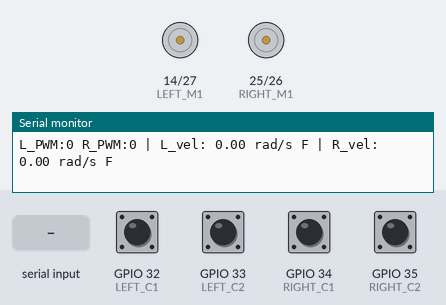
The sketch below on a simulated ESP32. On the bench: motor-driver pin pairs drawn as motors (green arrow = first pin HIGH = forward, orange = second pin HIGH = backward, longer = more drive, scaled by the enable pin), the last lines printed to the serial monitor. Inputs (shaded band) come from the test bench; at power-on: GPIO 32 (LEFT_C1), GPIO 33 (LEFT_C2), GPIO 34 (RIGHT_C1), GPIO 35 (RIGHT_C2) LOW.

Above: at 1.2 s.
1.3 s: "stop 1\n" received over Serial
At 2.5 s:
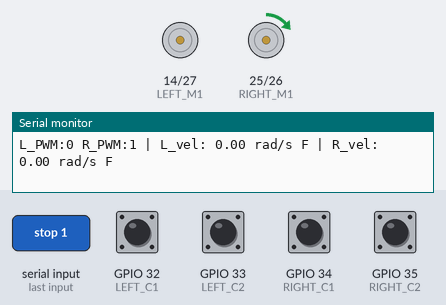
2.8 s: "90 45\n" received over Serial
At 3.7 s:
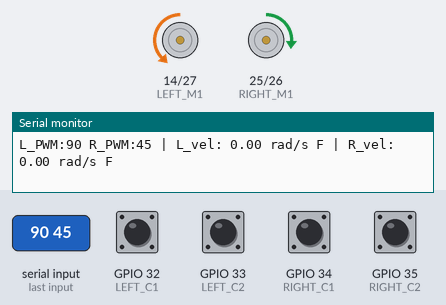
4.3 s: "stop 150\n" received over Serial
At 4.8 s:
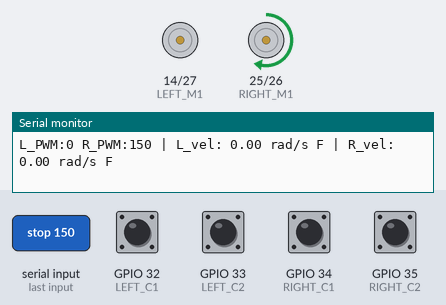
5.8 s: "30 150\n" received over Serial
At 7.0 s:
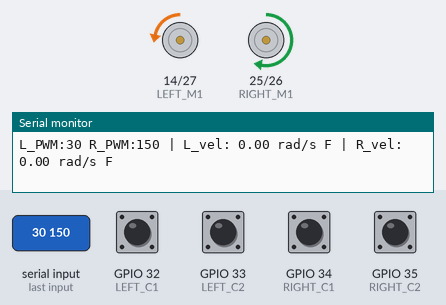
7.3 s: "1 90\n" received over Serial
At 8.4 s:
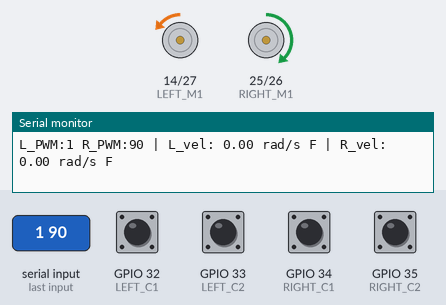
Timing chart, 0 to 10.3 s (numbered marks = the images above; inputs shaded):
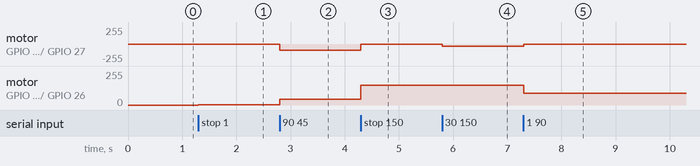

Measured:
- after the input at 1.3 s, motor on GPIO 25 (RIGHT_M1) / GPIO 26 (RIGHT_M2): stopped → forward 1/255 at once
- after the input at 2.8 s, motor on GPIO 14 (LEFT_M1) / GPIO 27 (LEFT_M2): stopped → backward 90/255 at once; motor on GPIO 25 (RIGHT_M1) / GPIO 26 (RIGHT_M2): forward 1/255 → forward 45/255 at once
- after the input at 4.3 s, motor on GPIO 14 (LEFT_M1) / GPIO 27 (LEFT_M2): backward 90/255 → stopped at once; motor on GPIO 25 (RIGHT_M1) / GPIO 26 (RIGHT_M2): forward 45/255 → forward 149/255 at once
- after the input at 5.8 s, motor on GPIO 14 (LEFT_M1) / GPIO 27 (LEFT_M2): stopped → backward 30/255 at once
- after the input at 7.3 s, motor on GPIO 14 (LEFT_M1) / GPIO 27 (LEFT_M2): backward 30/255 → backward 1/255 at once; motor on GPIO 25 (RIGHT_M1) / GPIO 26 (RIGHT_M2): forward 149/255 → forward 90/255 at once

The sketch:

Motor_and_hall.ino
```cpp
// Two motors with Hall C1/C2 + Motor Outputs
// ESP32 Arduino
//L298N IS LEFT SIDE

// ---------- Hall Inputs ----------
const int RIGHT_C1 = 34;
const int RIGHT_C2 = 35;
const int LEFT_C1 = 32;
const int LEFT_C2 = 33;

// Counter variables for each channel
volatile long rightCount = 0;
volatile long leftCount = 0;

// Store previous states for edge detection
volatile bool lastRightC1 = false;
volatile bool lastLeftC1 = false;

// Direction flags
volatile bool rightDirection = true;  // true = forward, false = reverse
volatile bool leftDirection = true;

int targetLeftPWM = 0;
int targetRightPWM = 0;
bool serialControlActive = false;

// ---------- Encoder Configuration ----------
// Measure these values for your specific setup:
const float PULSES_PER_REVOLUTION = 11.0;
const float GEAR_RATIO = 30.0;               //30:1 gearbox = 30.0

// Calculate total pulses per wheel revolution
const float PULSES_PER_WHEEL_REV = PULSES_PER_REVOLUTION * GEAR_RATIO;

// Conversion factors
const float RADIANS_PER_PULSE = (2.0 * PI) / PULSES_PER_WHEEL_REV;

float filteredLeftVel = 0;
float filteredRightVel = 0;
const float ALPHA = 0.3;  // Low-pass filter coefficient (0-1, lower = more smoothing)

// ---------- Motor Outputs ----------

const int RIGHT_PWM = 12; //"ENB"
const int RIGHT_M1 = 25;//"In4"
const int RIGHT_M2 = 26;//"In3"
const int LEFT_PWM = 13; //"ENA"
const int LEFT_M2 = 27;//"In2"
const int LEFT_M1 = 14;//"In1"

// ---------- Hall Interrupts (Quadrature Decoding) ----------
void IRAM_ATTR rightISR() {
  bool c1 = digitalRead(RIGHT_C1);
  bool c2 = digitalRead(RIGHT_C2);

  // Determine direction and count
  if (c1 != lastRightC1) {
    if (c1 == c2) {
      // Forward direction
      rightCount--;
      rightDirection = false;
    } else {
      // Reverse direction
      rightCount++;
      rightDirection = true;
    }
    lastRightC1 = c1;
  }
}

void IRAM_ATTR leftISR() {
  bool c1 = digitalRead(LEFT_C1);
  bool c2 = digitalRead(LEFT_C2);

  // Determine direction and count
  if (c1 != lastLeftC1) {
    if (c1 == c2) {
      // Forward direction
      leftCount--;
      leftDirection = false;
    } else {
      // Reverse direction
      leftCount++;
      leftDirection = true;
    }
    lastLeftC1 = c1;
  }
}

// PWM properties
const int freq = 1000;        // PWM frequency
const int pwmChannelA = 0;    // PWM channel for right motor
const int pwmChannelB = 1;    // PWM channel for left motor
const int resolution = 8;     // 8-bit resolution (0-255)

// ---------- Motor Control ----------
void setRightMotor(int PWMOut, bool in1High, bool in2High) {
  ledcWrite(RIGHT_PWM, PWMOut);
  digitalWrite(RIGHT_M1, in1High ? HIGH : LOW);
  digitalWrite(RIGHT_M2, in2High ? HIGH : LOW);
}

void rightForward(int PWMOut = 255) {
  setRightMotor(constrain(PWMOut, 0, 255), true, false);
}

void rightReverse(int PWMOut = 255) {
  setRightMotor(constrain(PWMOut, 0, 255), false, true);
}

void rightBrake(int PWMOut = 255) {
  setRightMotor(constrain(PWMOut, 0, 255), true, true);
}

void rightCoast() {
  setRightMotor(0, false, false);
}

void setLeftMotor(int PWMOut, bool in1High, bool in2High) {
  ledcWrite(LEFT_PWM, PWMOut);
  digitalWrite(LEFT_M1, in1High ? HIGH : LOW);
  digitalWrite(LEFT_M2, in2High ? HIGH : LOW);
}

void leftForward(int PWMOut = 255) {
  setLeftMotor(constrain(PWMOut, 0, 255), false, true);
}

void leftReverse(int PWMOut = 255) {
  setLeftMotor(constrain(PWMOut, 0, 255), true, false);
}

void leftBrake(int PWMOut = 255) {
  setLeftMotor(constrain(PWMOut, 0, 255), true, true);
}

void leftCoast() {
  setLeftMotor(0, false, false);
}

// ---------- Velocity Monitoring and Filtering ----------
void updateAndPrintVelocity() {
  static unsigned long lastPrint = 0;
  static unsigned long lastRightCount = 0;
  static unsigned long lastLeftCount = 0;
  unsigned long now = millis();

  // 每 50ms 更新一次（20Hz，适合自平衡车）
  if (now - lastPrint < 50) {
    return;  // 还没到更新时间
  }

  // 读取编码器值（禁用中断防止数据损坏）
  noInterrupts();
  long right = rightCount;
  long left = leftCount;
  bool rightDir = rightDirection;
  bool leftDir = leftDirection;
  interrupts();

  // 计算增量
  long deltaRight = right - lastRightCount;
  long deltaLeft = left - lastLeftCount;

  // 计算角速度 (rad/s)
  float timeDelta = (now - lastPrint);  // 实际时间间隔 (ms)
  float rawRightVel = deltaRight * RADIANS_PER_PULSE * (1000.0 / timeDelta);
  float rawLeftVel = deltaLeft * RADIANS_PER_PULSE * (1000.0 / timeDelta);

  // 低通滤波 (外部定义 filteredLeftVel, filteredRightVel, ALPHA)
  filteredRightVel = ALPHA * rawRightVel + (1 - ALPHA) * filteredRightVel;
  filteredLeftVel = ALPHA * rawLeftVel + (1 - ALPHA) * filteredLeftVel;

  // 存储用于下次计算
  lastRightCount = right;
  lastLeftCount = left;
  lastPrint = now;

  // 打印结果
  Serial.print("L_PWM:");
  Serial.print(targetLeftPWM);
  Serial.print(" R_PWM:");
  Serial.print(targetRightPWM);
  Serial.print(" | L_vel: ");
  Serial.print(filteredLeftVel, 2);
  Serial.print(" rad/s ");
  Serial.print(leftDir ? "F" : "R");
  Serial.print(" | R_vel: ");
  Serial.print(filteredRightVel, 2);
  Serial.print(" rad/s ");
  Serial.print(rightDir ? "F" : "R");
  Serial.println();
}

void updateSpeedFromSerial() {
  if (Serial.available() > 0) {
    String input = Serial.readStringUntil('\n');
    input.trim();

    int spaceIndex = input.indexOf(' ');
    if (spaceIndex > 0) {
      // Parse two integers: left and right PWM values
      int leftVal = input.substring(0, spaceIndex).toInt();
      int rightVal = input.substring(spaceIndex + 1).toInt();

      // Constrain values to valid range (-255 to 255)
      targetLeftPWM = constrain(leftVal, -255, 255);
      targetRightPWM = constrain(rightVal, -255, 255);

      serialControlActive = true;

      // Apply motor settings based on sign
      // Left motor control
      if (targetLeftPWM > 0) {
        leftForward(targetLeftPWM);
        Serial.print("Left Forward: ");
        Serial.println(targetLeftPWM);
      } else if (targetLeftPWM < 0) {
        leftReverse(-targetLeftPWM);
        Serial.print("Left Reverse: ");
        Serial.println(-targetLeftPWM);
      } else {
        leftCoast();
        Serial.println("Left Stop");
      }

      // Right motor control
      if (targetRightPWM > 0) {
        rightForward(targetRightPWM);
        Serial.print("Right Forward: ");
        Serial.println(targetRightPWM);
      } else if (targetRightPWM < 0) {
        rightReverse(-targetRightPWM);
        Serial.print("Right Reverse: ");
        Serial.println(-targetRightPWM);
      } else {
        rightCoast();
        Serial.println("Right Stop");
      }
    }
    else if (input == "stop" || input == "s") {
      // Emergency stop
      leftCoast();
      rightCoast();
      targetLeftPWM = 0;
      targetRightPWM = 0;
      serialControlActive = false;
      Serial.println("EMERGENCY STOP - Motors stopped");
    }
    else if (input == "help" || input == "h") {
      Serial.println("=== Motor Control Commands ===");
      Serial.println("Format: [left_PWM] [right_PWM]");
      Serial.println("Range: -255 to 255");
      Serial.println("Examples:");
      Serial.println("  150 200  - Left:150 FWD, Right:200 FWD");
      Serial.println("  -100 80  - Left:100 REV, Right:80 FWD");
      Serial.println("  0 0      - Stop both motors");
      Serial.println("  stop     - Emergency stop");
      Serial.println("  help     - Show this message");
      Serial.println("==============================");
    }
  }

  // If no serial command received, you can add default behavior here
  // For testing without serial, uncomment the lines below:
  // if (!serialControlActive) {
  //   rightForward(200);
  //   leftForward(200);
  // }
}

void setup() {
  Serial.begin(115200);

  // Hall inputs
  pinMode(RIGHT_C1, INPUT);
  pinMode(RIGHT_C2, INPUT);
  pinMode(LEFT_C1, INPUT);
  pinMode(LEFT_C2, INPUT);

  // Read initial states
  lastRightC1 = digitalRead(RIGHT_C1);
  lastLeftC1 = digitalRead(LEFT_C1);

  // Attach interrupts on BOTH channels for better accuracy
  attachInterrupt(digitalPinToInterrupt(RIGHT_C1), rightISR, CHANGE);
  attachInterrupt(digitalPinToInterrupt(RIGHT_C2), rightISR, CHANGE);
  attachInterrupt(digitalPinToInterrupt(LEFT_C1), leftISR, CHANGE);
  attachInterrupt(digitalPinToInterrupt(LEFT_C2), leftISR, CHANGE);

  // Motor outputs
  pinMode(RIGHT_PWM, OUTPUT);
  pinMode(RIGHT_M1, OUTPUT);
  pinMode(RIGHT_M2, OUTPUT);
  pinMode(LEFT_PWM, OUTPUT);
  pinMode(LEFT_M2, OUTPUT);
  pinMode(LEFT_M1, OUTPUT);

  ledcAttachChannel(RIGHT_PWM, freq, resolution, pwmChannelA);
  ledcAttachChannel(LEFT_PWM, freq, resolution, pwmChannelB);

  rightCoast();
  leftCoast();
}

void loop() {
  updateSpeedFromSerial();
  updateAndPrintVelocity(); // 更新速度滤波并打印
}
```
